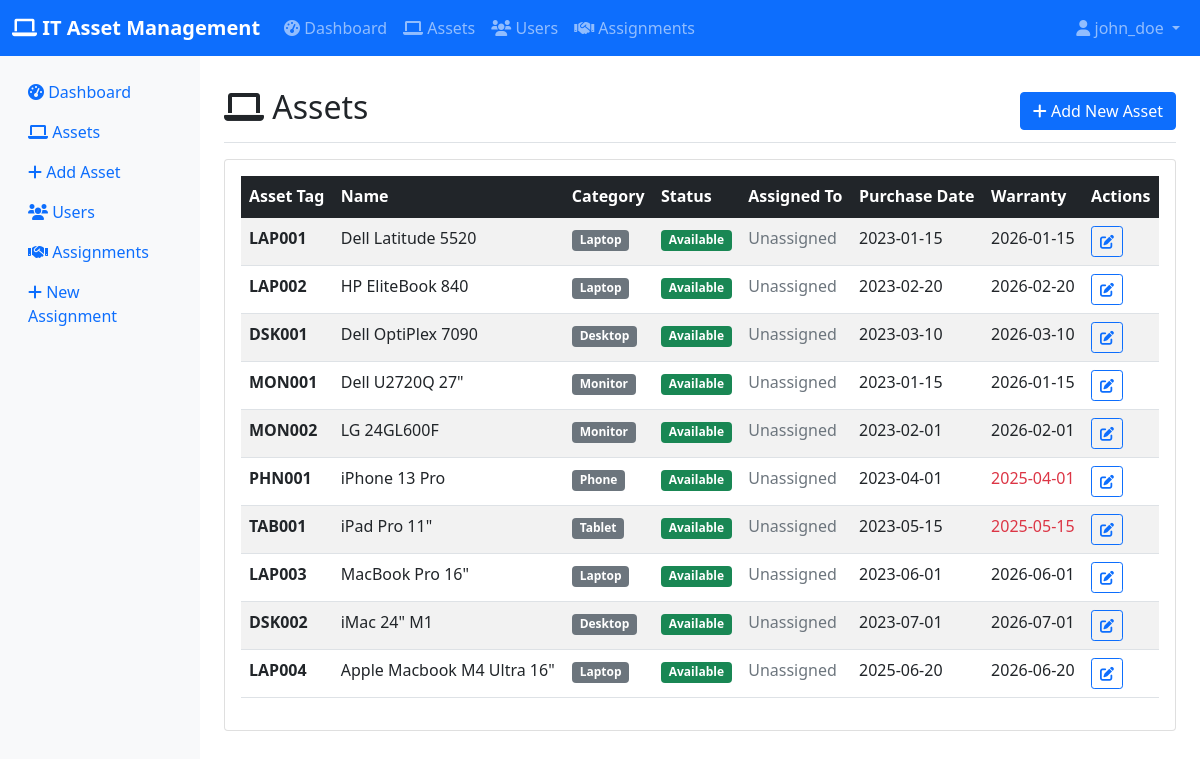
Screenshot of /assets (signed in) with the database file from the repository.
### app.py (models this page shows, shortened)
class User(UserMixin, db.Model):
    __tablename__ = 'users'
    id = db.Column(db.Integer, primary_key=True)
    username = db.Column(db.String(80), unique=True, nullable=False, index=True)
    email = db.Column(db.String(120), unique=True, nullable=False, index=True)
    password_hash = db.Column(db.String(255), nullable=False)
    role = db.Column(db.String(20), nullable=False, default='regular')  # 'admin' or 'regular'
    created_at = db.Column(db.DateTime, default=datetime.utcnow)
    assignments = db.relationship('Assignment', backref='assigned_user', lazy=True)
    def is_admin(self):
        return self.role == 'admin'

class Asset(db.Model):
    __tablename__ = 'assets'
    id = db.Column(db.Integer, primary_key=True)
    asset_tag = db.Column(db.String(50), unique=True, nullable=False, index=True)
    name = db.Column(db.String(100), nullable=False)
    category = db.Column(db.String(50), nullable=False)  # Laptop, Desktop, Monitor, etc.
    purchase_date = db.Column(db.Date, nullable=True)
    warranty_expiry = db.Column(db.Date, nullable=True)
    status = db.Column(db.String(20), nullable=False, default='available')  # available, assigned, retired
    assigned_to = db.Column(db.Integer, db.ForeignKey('users.id'), nullable=True)
    created_at = db.Column(db.DateTime, default=datetime.utcnow)
    assignments = db.relationship('Assignment', backref='asset', lazy=True, cascade='all, delete-orphan')
    assigned_user = db.relationship('User', foreign_keys=[assigned_to], backref='assigned_assets')

### app.py (the view)
@app.route('/assets')
@login_required
def assets():
    page = request.args.get('page', 1, type=int)
    assets = Asset.query.paginate(
        page=page, per_page=10, error_out=False
    )
    return render_template('assets.html', assets=assets, today=date.today())

### app.py (called while the page is built)
@login_manager.user_loader
def load_user(user_id):
    return User.query.get(int(user_id))

### templates/assets.html (shortened to what this page needs)
{% extends "base.html" %}
{% block content %}
<div class="d-flex justify-content-between flex-wrap flex-md-nowrap align-items-center pt-3 pb-2 mb-3 border-bottom">
    <h1 class="h2"><i class="fas fa-laptop"></i> Assets</h1>
    <div class="btn-toolbar mb-2 mb-md-0">
        <a href="{{ url_for('create_asset') }}" class="btn btn-primary">
            <i class="fas fa-plus"></i> Add New Asset
        </a>
    </div>
</div>
<div class="card">
    <div class="card-body">
        {% if assets.items %}
        <div class="table-responsive">
            <table class="table table-striped table-hover">
                <thead class="table-dark">
                    <tr>
                        <th>Asset Tag</th>
                        <th>Name</th>
                        <th>Category</th>
                        <th>Status</th>
                        <th>Assigned To</th>
                        <th>Purchase Date</th>
                        <th>Warranty</th>
                        <th>Actions</th>
                    </tr>
                </thead>
                <tbody>
                    {% for asset in assets.items %}
                    <tr>
                        <td><strong>{{ asset.asset_tag }}</strong></td>
                        <td>{{ asset.name }}</td>
                        <td>
                            <span class="badge bg-secondary">{{ asset.category }}</span>
                        </td>
                        <td>
                            {% if asset.status == 'available' %}
                                <span class="badge bg-success">Available</span>
                            {% elif asset.status == 'assigned' %}
                                <span class="badge bg-warning">Assigned</span>
                            {% else %}
                                <span class="badge bg-danger">Retired</span>
                            {% endif %}
                        </td>
                        <td>
                            {% if asset.assigned_user %}
                                {{ asset.assigned_user.username }}
                            {% else %}
                                <span class="text-muted">Unassigned</span>
                            {% endif %}
                        </td>
                        <td>
                            {% if asset.purchase_date %}
                                {{ asset.purchase_date.strftime('%Y-%m-%d') }}
                            {% else %}
                                <span class="text-muted">N/A</span>
                            {% endif %}
                        </td>
                        <td>
                            {% if asset.warranty_expiry %}
                                {% if asset.warranty_expiry < today %}
                                    <span class="text-danger">{{ asset.warranty_expiry.strftime('%Y-%m-%d') }}</span>
                                {% else %}
                                    {{ asset.warranty_expiry.strftime('%Y-%m-%d') }}
                                {% endif %}
                            {% else %}
                                <span class="text-muted">N/A</span>
                            {% endif %}
                        </td>
                        <td class="table-actions">
                            <a href="{{ url_for('edit_asset', id=asset.id) }}" class="btn btn-sm btn-outline-primary">
                                <i class="fas fa-edit"></i>
                            </a>
                        </td>
                    </tr>
                    {% endfor %}
                </tbody>
            </table>
        </div>
        {% endif %}
    </div>
</div>
{% endblock %}

### templates/base.html (shortened to what this page needs)
<!DOCTYPE html>
<html lang="en">
<head>
    <link href="https://cdn.jsdelivr.net/npm/bootstrap@5.1.3/dist/css/bootstrap.min.css" rel="stylesheet">
    <link href="https://cdnjs.cloudflare.com/ajax/libs/font-awesome/6.0.0/css/all.min.css" rel="stylesheet">
</head>
<body>
    <nav class="navbar navbar-expand-lg navbar-dark bg-primary">
        <div class="container-fluid">
            <a class="navbar-brand" href="{{ url_for('index') }}">
                <i class="fas fa-laptop"></i> IT Asset Management
            </a>
            {% if current_user.is_authenticated %}
            <div class="collapse navbar-collapse" id="navbarNav">
                <ul class="navbar-nav me-auto">
                    <li class="nav-item">
                        <a class="nav-link" href="{{ url_for('index') }}">
                            <i class="fas fa-tachometer-alt"></i> Dashboard
                        </a>
                    </li>
                    <li class="nav-item">
                        <a class="nav-link" href="{{ url_for('assets') }}">
                            <i class="fas fa-laptop"></i> Assets
                        </a>
                    </li>
                    <li class="nav-item">
                        <a class="nav-link" href="{{ url_for('users') }}">
                            <i class="fas fa-users"></i> Users
                        </a>
                    </li>
                    <li class="nav-item">
                        <a class="nav-link" href="{{ url_for('assignments') }}">
                            <i class="fas fa-handshake"></i> Assignments
                        </a>
                    </li>
                </ul>
                <ul class="navbar-nav">
                    <li class="nav-item dropdown">
                        <a class="nav-link dropdown-toggle" href="#" id="navbarDropdown" role="button" data-bs-toggle="dropdown">
                            <i class="fas fa-user"></i> {{ current_user.username }}
                        </a>
                    </li>
                </ul>
            </div>
            {% endif %}
        </div>
    </nav>
    <div class="container-fluid">
        <div class="row">
            {% if current_user.is_authenticated %}
            <nav class="col-md-2 d-md-block sidebar">
                <div class="position-sticky pt-3">
                    <ul class="nav flex-column">
                        <li class="nav-item">
                            <a class="nav-link" href="{{ url_for('index') }}">
                                <i class="fas fa-tachometer-alt"></i> Dashboard
                            </a>
                        </li>
                        <li class="nav-item">
                            <a class="nav-link" href="{{ url_for('assets') }}">
                                <i class="fas fa-laptop"></i> Assets
                            </a>
                        </li>
                        <li class="nav-item">
                            <a class="nav-link" href="{{ url_for('create_asset') }}">
                                <i class="fas fa-plus"></i> Add Asset
                            </a>
                        </li>
                        <li class="nav-item">
                            <a class="nav-link" href="{{ url_for('users') }}">
                                <i class="fas fa-users"></i> Users
                            </a>
                        </li>
                        <li class="nav-item">
                            <a class="nav-link" href="{{ url_for('assignments') }}">
                                <i class="fas fa-handshake"></i> Assignments
                            </a>
                        </li>
                        <li class="nav-item">
                            <a class="nav-link" href="{{ url_for('create_assignment') }}">
                                <i class="fas fa-plus"></i> New Assignment
                            </a>
                        </li>
                    </ul>
                </div>
            </nav>
            {% endif %}
            <main class="col-md-10 ms-sm-auto px-md-4 main-content">
                {% if current_user.is_authenticated %}
                <div class="pt-3">
                {% else %}
                <div class="pt-5">
                {% endif %}
                    {% block content %}{% endblock %}
                </div>
            </main>
        </div>
    </div>
</body>
</html>

### templates/base.html (style rules this page uses)
.navbar-brand { font-weight: bold; }
.sidebar { min-height: calc(100vh - 56px); background-color: #f8f9fa; }
.main-content { min-height: calc(100vh - 56px); }
.table-actions { white-space: nowrap; }
.btn-sm { margin-right: 5px; }

### rows the page displays
User: username "john_doe"
Asset: asset_tag "LAP001", name "Dell Latitude 5520", category "Laptop", status "Available", purchase_date "2023-01-15", warranty_expiry "2026-01-15"
Asset: asset_tag "LAP002", name "HP EliteBook 840", category "Laptop", status "Available", purchase_date "2023-02-20", warranty_expiry "2026-02-20"
Asset: asset_tag "DSK001", name "Dell OptiPlex 7090", category "Desktop", status "Available", purchase_date "2023-03-10", warranty_expiry "2026-03-10"
Asset: asset_tag "MON001", name "Dell U2720Q 27\"", category "Monitor", status "Available", purchase_date "2023-01-15", warranty_expiry "2026-01-15"
Asset: asset_tag "MON002", name "LG 24GL600F", category "Monitor", status "Available", purchase_date "2023-02-01", warranty_expiry "2026-02-01"
Asset: asset_tag "PHN001", name "iPhone 13 Pro", category "Phone", status "Available", purchase_date "2023-04-01", warranty_expiry "2025-04-01"
Asset: asset_tag "TAB001", name "iPad Pro 11\"", category "Tablet", status "Available", purchase_date "2023-05-15", warranty_expiry "2025-05-15"
Asset: asset_tag "LAP003", name "MacBook Pro 16\"", category "Laptop", status "Available", purchase_date "2023-06-01", warranty_expiry "2026-06-01"
Asset: asset_tag "DSK002", name "iMac 24\" M1", category "Desktop", status "Available", purchase_date "2023-07-01", warranty_expiry "2026-07-01"
Asset: asset_tag "LAP004", name "Apple Macbook M4 Ultra 16\"", category "Laptop", status "Available", purchase_date "2025-06-20", warranty_expiry "2026-06-20"
